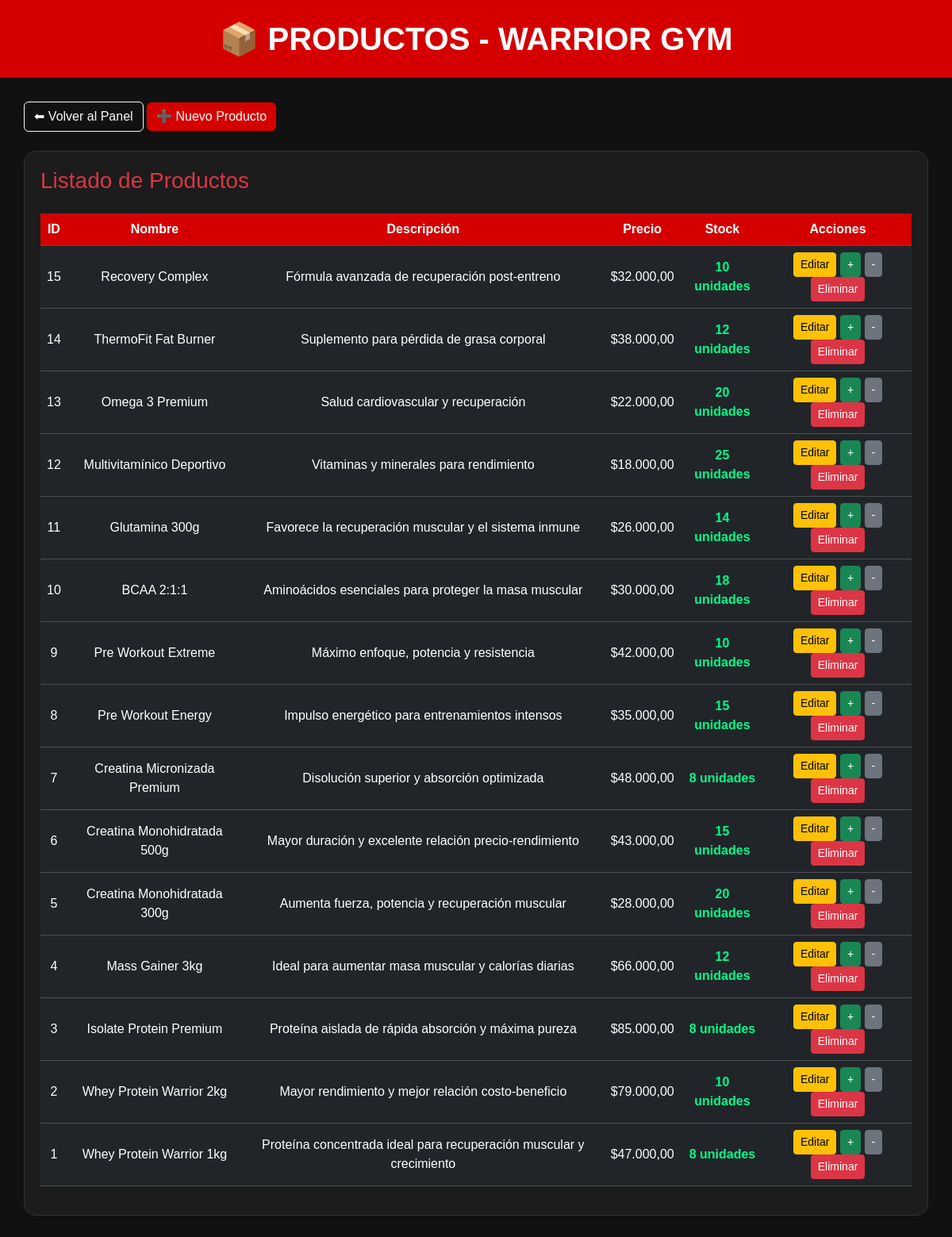
The app's page /admin/productos.php (signed in), older data.
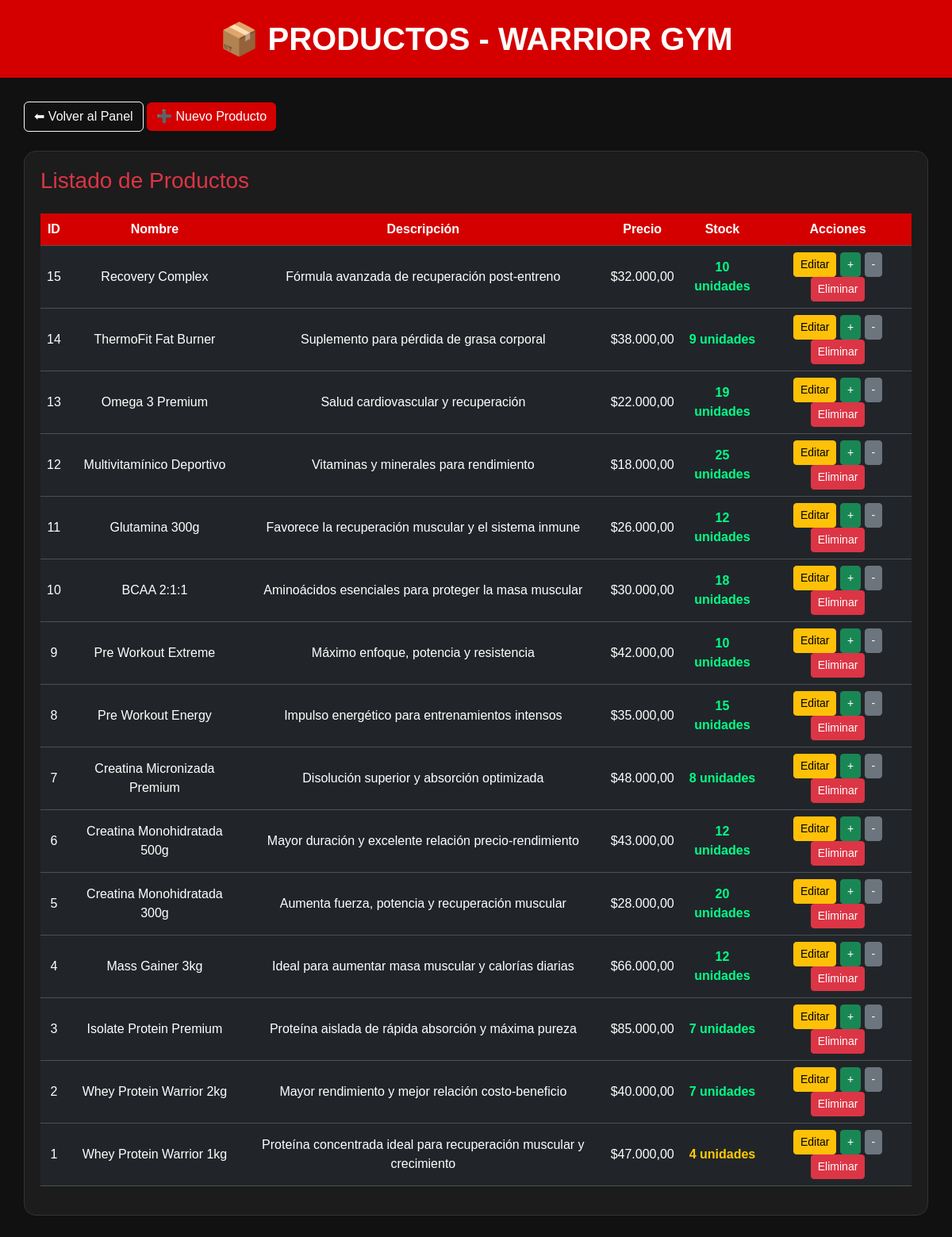
The same page, newer data.
### tables this page shows
CREATE TABLE `productos` (
  `id_producto` int(11) NOT NULL AUTO_INCREMENT,
  `nombre` varchar(100) NOT NULL,
  `descripcion` varchar(200) DEFAULT NULL,
  `precio` decimal(10,2) NOT NULL,
  `stock` int(11) NOT NULL,
  PRIMARY KEY (`id_producto`),
  UNIQUE KEY `nombre` (`nombre`),
  CONSTRAINT `CONSTRAINT_1` CHECK (`precio` > 0),
  CONSTRAINT `CONSTRAINT_2` CHECK (`stock` >= 0)
);

### admin/productos.php (the view, shortened to what this page needs)
<?php
include(__DIR__ . "/../php/conexion.php");
$sql = "SELECT * FROM productos ORDER BY id_producto DESC";
$resultado = mysqli_query($conexion, $sql);
function formatoPrecio($precio) {
    return "$" . number_format($precio, 2, ",", ".");
}
?>
<!DOCTYPE html>
<html lang="es">
<head>
<link href="https://cdn.jsdelivr.net/npm/bootstrap@5.3.7/dist/css/bootstrap.min.css" rel="stylesheet">
</head>
<body>
<div class="header">
    <h1>📦 PRODUCTOS - WARRIOR GYM</h1>
</div>
<div class="contenido">
    <div class="mb-4">
        <a href="dashboard.php" class="btn btn-outline-light">
            ⬅ Volver al Panel
        </a>
        <a href="nuevo_producto.php" class="btn btn-warrior">
            ➕ Nuevo Producto
        </a>
    </div>
    <div class="table-box">
        <h3 class="text-danger mb-4">Listado de Productos</h3>
        <?php if (mysqli_num_rows($resultado) > 0): ?>
            <div class="table-responsive">
                <table class="table table-dark table-hover text-center align-middle">
                    <thead>
                        <tr>
                            <th>ID</th>
                            <th>Nombre</th>
                            <th>Descripción</th>
                            <th>Precio</th>
                            <th>Stock</th>
                            <th>Acciones</th>
                        </tr>
                    </thead>
                    <tbody>
                        <?php while($fila = mysqli_fetch_assoc($resultado)): ?>
                            <tr>
                                <td><?= $fila['id_producto'] ?></td>
                                <td>
                                    <?= htmlspecialchars($fila['nombre']) ?>
                                </td>
                                <td>
                                    <?= !empty($fila['descripcion']) ? htmlspecialchars($fila['descripcion']) : '-' ?>
                                </td>
                                <td>
                                    <?= formatoPrecio($fila['precio']) ?>
                                </td>
                                <td>
                                    <?php if ($fila['stock'] <= 0): ?>
                                        <span class="stock-cero">Sin stock</span>
                                    <?php elseif ($fila['stock'] <= 5): ?>
                                        <span class="stock-bajo"><?= $fila['stock'] ?> unidades</span>
                                    <?php else: ?>
                                        <span class="stock-ok"><?= $fila['stock'] ?> unidades</span>
                                    <?php endif; ?>
                                </td>
                                <td>
                                    <a
                                        href="editar_producto.php?id=<?= $fila['id_producto'] ?>"
                                        class="btn btn-warning btn-sm">
                                        Editar
                                    </a>
                                    <a
                                        href="stock.php?id=<?= $fila['id_producto'] ?>&accion=sumar"
                                        class="btn btn-success btn-sm">
                                        +
                                    </a>
                                    <a
                                        href="stock.php?id=<?= $fila['id_producto'] ?>&accion=restar"
                                        class="btn btn-secondary btn-sm">
                                        -
                                    </a>
                                    <a
                                        href="eliminar_producto.php?id=<?= $fila['id_producto'] ?>"
                                        class="btn btn-danger btn-sm"
                                        onclick="return confirm('¿Seguro que querés eliminar este producto? Si ya tiene ventas, conviene no borrarlo.');">
                                        Eliminar
                                    </a>
                                </td>
                            </tr>
                        <?php endwhile; ?>
                    </tbody>
                </table>
            </div>
        <?php else: ?>
            <p class="text-secondary text-center">
                No hay productos registrados todavía.
            </p>
        <?php endif; ?>
    </div>
</div>
</body>
</html>

Row changes from the older to the newer data that the page shows:
changed productos "ThermoFit Fat Burner": stock "12" → "9"
changed productos "Omega 3 Premium": stock "20" → "19"
changed productos "Glutamina 300g": stock "14" → "12"
changed productos "Creatina Monohidratada 500g": stock "15" → "12"
changed productos "Isolate Protein Premium": stock "8" → "7"
changed productos "Whey Protein Warrior 2kg": precio "$79.000,00" → "$40.000,00"; stock "10" → "7"
changed productos "Whey Protein Warrior 1kg": stock "8" → "4"
